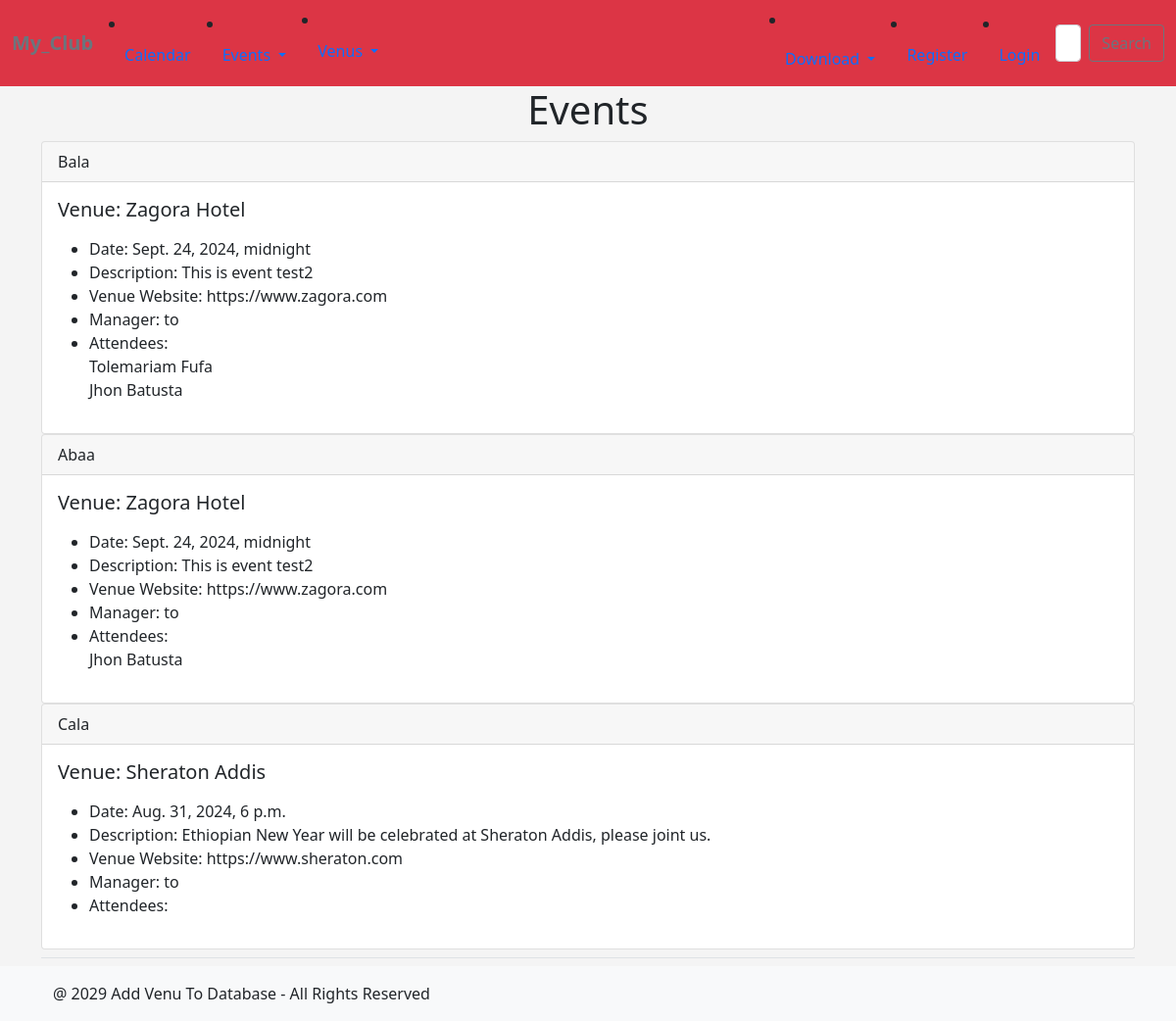
/all_events/, run on an earlier commit of the app's database.
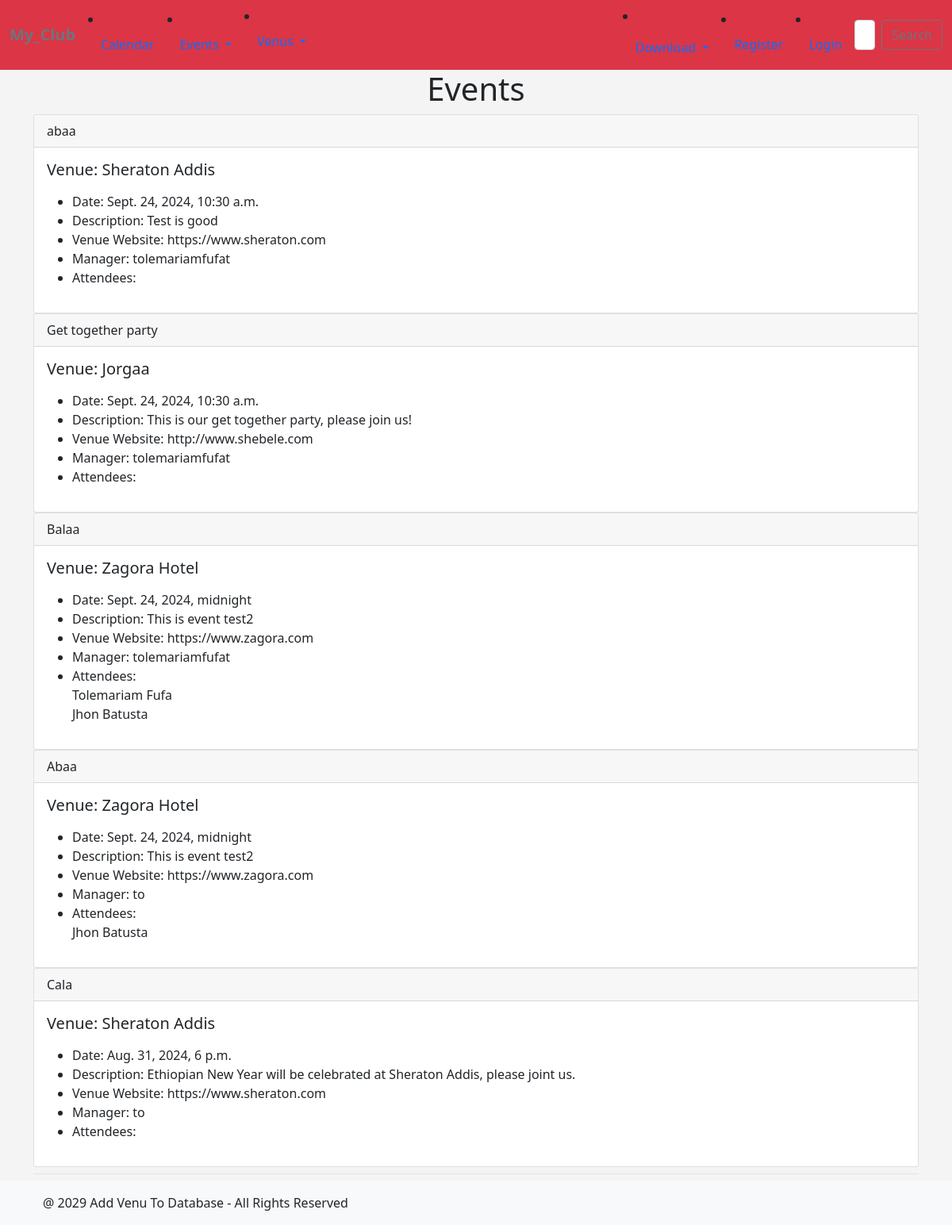
And on a later commit of the database.
### formsapp/models.py (models this page shows)
class Event(models.Model):
    name = models.CharField('Event Name', max_length=120)
    event_date = models.DateTimeField('Event Date')
    venue = models.ForeignKey(Venue, blank=True, null=True, on_delete=models.CASCADE)
    manager = models.ForeignKey(User, blank=True, null=True, on_delete=models.SET_NULL)
    description = models.TextField(blank=True)
    attendees = models.ManyToManyField(MyClubUser, blank=True)
    def __str__(self):
        return self.name

class Venue(models.Model):
    name = models.CharField('Venue Name', max_length=100)
    address = models.CharField(max_length=100)
    zip_code = models.CharField('Zip Code', max_length=100)
    phone = models.CharField('Contact Phone', max_length=20, blank=True)
    web = models.URLField('Website Address', blank=True, null=True)
    email_address = models.EmailField('Email Address', max_length=100, blank=True)
    owner = models.IntegerField("Venue Owner", blank=False, default=1)
    def __str__(self):
        return self.name

class MyClubUser(models.Model):
    firs_name = models.CharField(max_length=30)
    last_name = models.CharField(max_length=30)
    email = models.EmailField('User Email')
    def __str__(self):
        return self.firs_name + ' ' + self.last_name

### formsapp/views.py (the view)
# urls.py: path("all_events/", views.all_events, name='all_events'),
def all_events(request):
    event_list = Event.objects.all().order_by('-event_date')
    return render(request, 'formsapp/all_events.html',
                  {'event_list': event_list})

### formsapp/templates/formsapp/all_events.html (shortened to what this page needs)
{% extends "formsapp/base.html" %}
{% block content %}
{% block title %}
    <center>
    <h1>Events</h1>
    </center>
{% endblock title %}
{% for event in event_list %}
    <div class="card">
        <div class="card-header">
        {{ event }}
        </div>
    <div class="card-body">
      <h5 class="card-title"> Venue: {{ event.venue }}</h5>
      <p class="card-text">
        <ul>
            <li>Date: {{ event.event_date }}</li>
            <li>Description: {{ event.description }}</li>
            <li>Venue Website: {{ event.venue.web }}</li>
            <li>Manager: {{ event.manager }}</li>
            <li>Attendees:<br/>
                {% for user in event.attendees.all %}
                {{ user }}<br/>
                {% endfor %}
                </li>
                </ul>
            </p>
    </div>
    </div>
{% endfor %}
{% endblock content %}

### formsapp/templates/formsapp/base.html (shortened to what this page needs)
<!DOCTYPE html>
<html lang="en">
<head>
    <link href="https://cdn.jsdelivr.net/npm/bootstrap@5.0.2/dist/css/bootstrap.min.css" rel="stylesheet">
</head>
<body>
     <nav class="navbar navbar-expand-md navbar-light bg-danger">
        <div class="container-xxl">
            <a href="{% url "index" %}" class="navbar-brand">
                <span class="fw-bold text-secondary">
                </span>
            </a>
            <li class="nav-item">
                <a class="nav-link active" aria-current="page" href="{% url "index" "2024" "August" %}">Calendar</a>
              </li>
              <li class="nav-item dropdown">
                <a class="nav-link dropdown-toggle" href="#" role="button" data-bs-toggle="dropdown" aria-expanded="false">
                </a>
              </li>
              <li class="nav-item dropdown">
                <a class="nav-link dropdown-toggle" href="#" role="button" data-bs-toggle="dropdown" aria-expanded="false">
                </a>
                <ul class="dropdown-menu">
                  <li><a class="dropdown-item" aria-current="page" href="{% url "list-venues" %}">All Venues</a</li>
                </ul>
              </li>
              <li class="nav-item dropdown">
                <a class="nav-link dropdown-toggle" href="#" id="navbarDropdown" role="button" data-bs-toggle="dropdown" aria-expanded="false">
                </a>
              </li>
              {% if user.is_authenticated %}
              <li class="nav-item">
                <a class="nav-link" href="{% url "logout" %}">Logout</a>
              </li>
              {% else %}
              <li class="nav-item">
                <a class="nav-link" href="{% url "register_user" %}">Register</a>
              </li>
              <li class="nav-item">
                <a class="nav-link" href="{% url "login" %}">Login</a>
              </li>
              {% endif %}
            <form class="d-flex" method=POST action="{% url "search-venues" %}">
                <input class="form-control me-2" type="search" placeholder="Search Venues" aria-label="Search" name="searched" >
                <button class="btn btn-outline-secondary" type="submit">Search</button>
            </form>
            </div>
     </nav>
      <main class="container">
            <div class="pb-2 mb-2 border-bottom">
                {% block content %}
                {% endblock content %}
            </div>
        </main>
        <footer class="footer mt-autho py-3 bg-light mx-auto">
            <div class="container">
                <span class="container">@ 2029 Add Venu To Database - All Rights Reserved </span>
            </div>
        </footer>
    </body>
    </html>

### formsapp/templates/formsapp/base.html (style rules this page uses)
body { background: #f4f4f4; }

What changed in the data, as far as the page shows it:
added Event: name "abaa", venue "Sheraton Addis", event_date "Sept. 24, 2024, 10:30 a.m.", description "Test is good", venue.web "https://www.sheraton.com", manager "tolemariamfufat"
added Event: name "Get together party", venue "Jorgaa", event_date "Sept. 24, 2024, 10:30 a.m.", description "This is our get together party, please join us!", venue.web "http://www.shebele.com", manager "tolemariamfufat"
changed Event: name "Bala" → "Balaa"; manager "to" → "tolemariamfufat"
